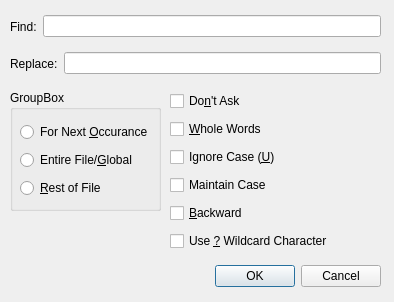
<?xml version="1.0" encoding="UTF-8"?>
<ui version="4.0">
 <class>FindReplace</class>
 <widget class="QDialog" name="FindReplace">
  <property name="geometry">
   <rect>
    <x>0</x>
    <y>0</y>
    <width>394</width>
    <height>302</height>
   </rect>
  </property>
  <property name="windowTitle">
   <string>Find</string>
  </property>
  <widget class="QDialogButtonBox" name="buttonBox">
   <property name="geometry">
    <rect>
     <x>40</x>
     <y>260</y>
     <width>341</width>
     <height>32</height>
    </rect>
   </property>
   <property name="orientation">
    <enum>Qt::Horizontal</enum>
   </property>
   <property name="standardButtons">
    <set>QDialogButtonBox::Cancel|QDialogButtonBox::Ok</set>
   </property>
  </widget>
  <widget class="QGroupBox" name="groupBox">
   <property name="geometry">
    <rect>
     <x>10</x>
     <y>90</y>
     <width>151</width>
     <height>121</height>
    </rect>
   </property>
   <property name="title">
    <string>GroupBox</string>
   </property>
   <widget class="QWidget" name="layoutWidget1">
    <property name="geometry">
     <rect>
      <x>10</x>
      <y>30</y>
      <width>138</width>
      <height>83</height>
     </rect>
    </property>
    <layout class="QVBoxLayout" name="verticalLayout_2">
     <item>
      <widget class="QRadioButton" name="mNextOccurance">
       <property name="text">
        <string>For Next &amp;Occurance</string>
       </property>
      </widget>
     </item>
     <item>
      <widget class="QRadioButton" name="mGlobal">
       <property name="text">
        <string>Entire File/&amp;Global</string>
       </property>
      </widget>
     </item>
     <item>
      <widget class="QRadioButton" name="mRestofFile">
       <property name="text">
        <string>&amp;Rest of File</string>
       </property>
      </widget>
     </item>
    </layout>
   </widget>
  </widget>
  <widget class="QWidget" name="layoutWidget2">
   <property name="geometry">
    <rect>
     <x>10</x>
     <y>6</y>
     <width>371</width>
     <height>41</height>
    </rect>
   </property>
   <layout class="QHBoxLayout" name="horizontalLayout">
    <item>
     <widget class="QLabel" name="label">
      <property name="text">
       <string>Find:</string>
      </property>
     </widget>
    </item>
    <item>
     <widget class="QLineEdit" name="mFind"/>
    </item>
   </layout>
  </widget>
  <widget class="QWidget" name="layoutWidget">
   <property name="geometry">
    <rect>
     <x>170</x>
     <y>89</y>
     <width>211</width>
     <height>170</height>
    </rect>
   </property>
   <layout class="QVBoxLayout" name="verticalLayout">
    <item>
     <widget class="QCheckBox" name="mDontAsk">
      <property name="text">
       <string>Do&amp;n't Ask</string>
      </property>
     </widget>
    </item>
    <item>
     <widget class="QCheckBox" name="mWholeWords">
      <property name="text">
       <string>&amp;Whole Words</string>
      </property>
     </widget>
    </item>
    <item>
     <widget class="QCheckBox" name="mIgnoreCase">
      <property name="text">
       <string>Ignore Case (&amp;U)</string>
      </property>
     </widget>
    </item>
    <item>
     <widget class="QCheckBox" name="mMaintCase">
      <property name="text">
       <string>Maintain Case</string>
      </property>
     </widget>
    </item>
    <item>
     <widget class="QCheckBox" name="mBackward">
      <property name="text">
       <string>&amp;Backward</string>
      </property>
     </widget>
    </item>
    <item>
     <widget class="QCheckBox" name="mUseWildCard">
      <property name="text">
       <string>Use &amp;? Wildcard Character</string>
      </property>
     </widget>
    </item>
   </layout>
  </widget>
  <widget class="QWidget" name="">
   <property name="geometry">
    <rect>
     <x>10</x>
     <y>50</y>
     <width>371</width>
     <height>27</height>
    </rect>
   </property>
   <layout class="QHBoxLayout" name="horizontalLayout_2">
    <item>
     <widget class="QLabel" name="label_2">
      <property name="text">
       <string>Replace:</string>
      </property>
     </widget>
    </item>
    <item>
     <widget class="QLineEdit" name="mReplace"/>
    </item>
   </layout>
  </widget>
 </widget>
 <tabstops>
  <tabstop>mFind</tabstop>
  <tabstop>mReplace</tabstop>
  <tabstop>mDontAsk</tabstop>
  <tabstop>mWholeWords</tabstop>
  <tabstop>mIgnoreCase</tabstop>
  <tabstop>mMaintCase</tabstop>
  <tabstop>mBackward</tabstop>
  <tabstop>mUseWildCard</tabstop>
  <tabstop>mNextOccurance</tabstop>
  <tabstop>mGlobal</tabstop>
  <tabstop>mRestofFile</tabstop>
 </tabstops>
 <resources/>
 <connections>
  <connection>
   <sender>buttonBox</sender>
   <signal>accepted()</signal>
   <receiver>FindReplace</receiver>
   <slot>accept()</slot>
   <hints>
    <hint type="sourcelabel">
     <x>248</x>
     <y>254</y>
    </hint>
    <hint type="destinationlabel">
     <x>157</x>
     <y>274</y>
    </hint>
   </hints>
  </connection>
  <connection>
   <sender>buttonBox</sender>
   <signal>rejected()</signal>
   <receiver>FindReplace</receiver>
   <slot>reject()</slot>
   <hints>
    <hint type="sourcelabel">
     <x>316</x>
     <y>260</y>
    </hint>
    <hint type="destinationlabel">
     <x>286</x>
     <y>274</y>
    </hint>
   </hints>
  </connection>
 </connections>
</ui>
